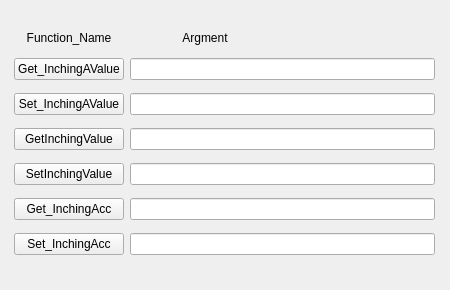
<?xml version="1.0" encoding="UTF-8"?>
<ui version="4.0">
 <class>FormTestInching</class>
 <widget class="QWidget" name="FormTestInching">
  <property name="geometry">
   <rect>
    <x>0</x>
    <y>0</y>
    <width>450</width>
    <height>290</height>
   </rect>
  </property>
  <property name="windowTitle">
   <string>Form</string>
  </property>
  <widget class="QWidget" name="gridLayoutWidget_2">
   <property name="geometry">
    <rect>
     <x>14</x>
     <y>23</y>
     <width>421</width>
     <height>243</height>
    </rect>
   </property>
   <layout class="QGridLayout" name="gridLayout_4">
    <item row="2" column="1">
     <widget class="QLineEdit" name="txtInchingAngleValue_2"/>
    </item>
    <item row="1" column="0">
     <widget class="QPushButton" name="btnGetInchingAValue">
      <property name="text">
       <string>Get_InchingAValue</string>
      </property>
     </widget>
    </item>
    <item row="0" column="0">
     <widget class="QLabel" name="label_12">
      <property name="sizePolicy">
       <sizepolicy hsizetype="Minimum" vsizetype="Minimum">
        <horstretch>0</horstretch>
        <verstretch>0</verstretch>
       </sizepolicy>
      </property>
      <property name="minimumSize">
       <size>
        <width>10</width>
        <height>10</height>
       </size>
      </property>
      <property name="maximumSize">
       <size>
        <width>150</width>
        <height>15</height>
       </size>
      </property>
      <property name="text">
       <string>Function_Name</string>
      </property>
      <property name="alignment">
       <set>Qt::AlignCenter</set>
      </property>
     </widget>
    </item>
    <item row="4" column="0">
     <widget class="QPushButton" name="btnSetInchingValue">
      <property name="text">
       <string>SetInchingValue</string>
      </property>
     </widget>
    </item>
    <item row="2" column="0">
     <widget class="QPushButton" name="btnSetInchingAValue">
      <property name="text">
       <string>Set_InchingAValue</string>
      </property>
     </widget>
    </item>
    <item row="5" column="1">
     <widget class="QLineEdit" name="txtInchingAccTime"/>
    </item>
    <item row="6" column="0">
     <widget class="QPushButton" name="btnSetInchingAccTime">
      <property name="text">
       <string>Set_InchingAcc</string>
      </property>
     </widget>
    </item>
    <item row="3" column="1">
     <widget class="QLineEdit" name="txtInchingValue"/>
    </item>
    <item row="3" column="0">
     <widget class="QPushButton" name="btnGetInchingValue">
      <property name="text">
       <string>GetInchingValue</string>
      </property>
     </widget>
    </item>
    <item row="4" column="1">
     <widget class="QLineEdit" name="txtInchingValue_2"/>
    </item>
    <item row="0" column="1">
     <widget class="QLabel" name="label_13">
      <property name="sizePolicy">
       <sizepolicy hsizetype="Minimum" vsizetype="Minimum">
        <horstretch>0</horstretch>
        <verstretch>0</verstretch>
       </sizepolicy>
      </property>
      <property name="minimumSize">
       <size>
        <width>10</width>
        <height>10</height>
       </size>
      </property>
      <property name="maximumSize">
       <size>
        <width>150</width>
        <height>15</height>
       </size>
      </property>
      <property name="text">
       <string>Argment</string>
      </property>
      <property name="alignment">
       <set>Qt::AlignCenter</set>
      </property>
     </widget>
    </item>
    <item row="5" column="0">
     <widget class="QPushButton" name="btnGetInchingAccTime">
      <property name="text">
       <string>Get_InchingAcc</string>
      </property>
     </widget>
    </item>
    <item row="1" column="1">
     <widget class="QLineEdit" name="txtInchingAngleValue"/>
    </item>
    <item row="6" column="1">
     <widget class="QLineEdit" name="txtInchingAccTime_2"/>
    </item>
   </layout>
  </widget>
 </widget>
 <resources/>
 <connections/>
</ui>
